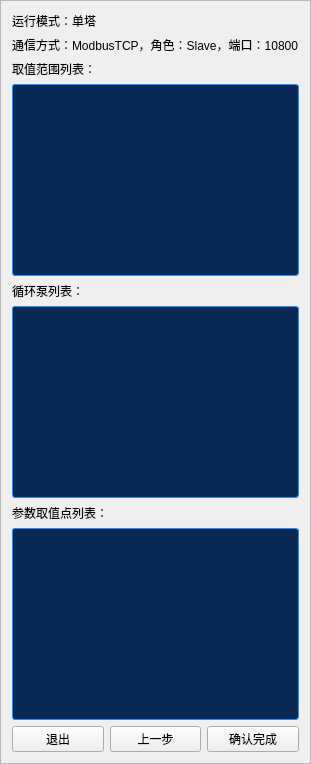
     <widget class="QFrame" name="page_7">
      <property name="frameShape">
       <enum>QFrame::StyledPanel</enum>
      </property>
      <property name="frameShadow">
       <enum>QFrame::Raised</enum>
      </property>
      <layout class="QVBoxLayout" name="verticalLayout_11">
       <item>
        <widget class="QLabel" name="label_mode">
         <property name="text">
          <string>运行模式：单塔</string>
         </property>
        </widget>
       </item>
       <item>
        <widget class="QLabel" name="label_communication">
         <property name="text">
          <string>通信方式：ModbusTCP，角色：Slave，端口：10800</string>
         </property>
        </widget>
       </item>
       <item>
        <widget class="QLabel" name="label_value_range">
         <property name="text">
          <string>取值范围列表：</string>
         </property>
        </widget>
       </item>
       <item>
        <widget class="QTextEdit" name="textEdit_value_range">
         <property name="readOnly">
          <bool>true</bool>
         </property>
         <property name="styleSheet">
          <string notr="true">QTextEdit {
    border: 1px solid #1e90ff;
    border-radius: 3px;
    padding: 2px;
    background-color: #0a2a55;
}</string>
         </property>
        </widget>
       </item>
       <item>
        <widget class="QLabel" name="label_pump_list">
         <property name="text">
          <string>循环泵列表：</string>
         </property>
        </widget>
       </item>
       <item>
        <widget class="QTextEdit" name="textEdit_pump_list">
         <property name="readOnly">
          <bool>true</bool>
         </property>
         <property name="styleSheet">
          <string notr="true">QTextEdit {
    border: 1px solid #1e90ff;
    border-radius: 3px;
    padding: 2px;
    background-color: #0a2a55;
}</string>
         </property>
        </widget>
       </item>
       <item>
        <widget class="QLabel" name="label_address_list">
         <property name="text">
          <string>参数取值点列表：</string>
         </property>
        </widget>
       </item>
       <item>
        <widget class="QTextEdit" name="textEdit_address_list">
         <property name="readOnly">
          <bool>true</bool>
         </property>
         <property name="styleSheet">
          <string notr="true">QTextEdit {
    border: 1px solid #1e90ff;
    border-radius: 3px;
    padding: 2px;
    background-color: #0a2a55;
}</string>
         </property>
        </widget>
       </item>
       <item>
        <layout class="QHBoxLayout" name="horizontalLayout_11">
         <item>
          <widget class="QPushButton" name="pushButton_exit_7">
           <property name="text">
            <string>退出</string>
           </property>
          </widget>
         </item>
         <item>
          <widget class="QPushButton" name="pushButton_prev_7">
           <property name="text">
            <string>上一步</string>
           </property>
          </widget>
         </item>
         <item>
          <widget class="QPushButton" name="pushButton_confirm">
           <property name="text">
            <string>确认完成</string>
           </property>
          </widget>
         </item>
        </layout>
       </item>
      </layout>
     </widget>
